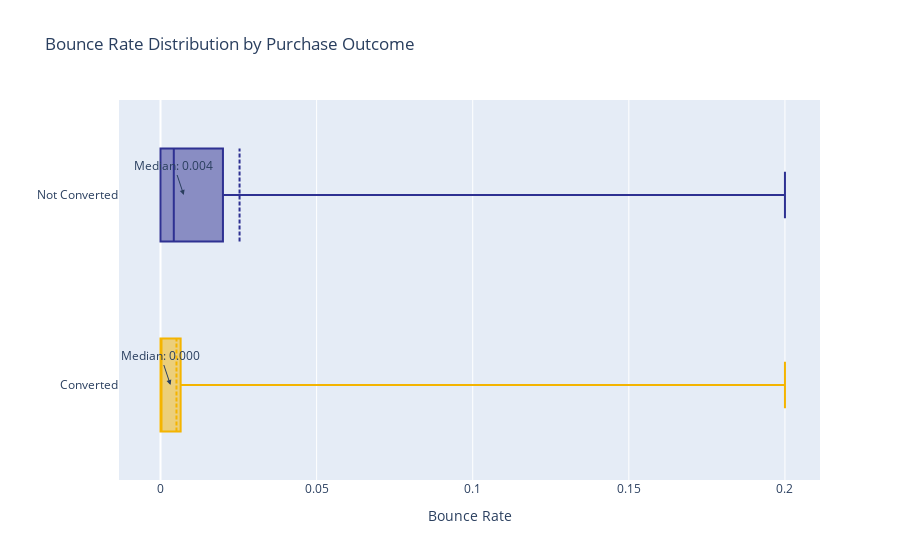

Notebook code for this chart:
### Markdown cell above
### 3. Bounce Rate vs Revenue

### Code cell
BLUE = "#2E3192"
GOLD = "#F4B400"

fig_bounce = px.box(
    df,
    y="Revenue_Label",
    x="bounce_rate",
    color="Revenue_Label",
    title="Bounce Rate Distribution by Purchase Outcome",
    labels={
        "Revenue_Label": " ",
        "bounce_rate": "Bounce Rate"
    },
    color_discrete_map={
        "Not Converted": BLUE,
        "Converted": GOLD
    },
    points=False
)

fig_bounce.update_traces(boxmean=True)

# Calculate medians
medians_bounce = df.groupby("Revenue_Label")["bounce_rate"].median()

# Add median annotations
for group in medians_bounce.index:
    fig_bounce.add_annotation(
        y=group,
        x=medians_bounce[group],
        text=f"Median: {medians_bounce[group]:.3f}",
        showarrow=True,
        arrowhead=2,
        xshift=10
    )

fig_bounce.update_layout(showlegend=False)

fig_bounce.show()

### Figure 1 — Plotly figure (JSON) as saved in the notebook; plotly's stock layout.template omitted (floating-point values rounded to 4 significant figures; data arrays with more than 128 entries replaced by an {"elided": "..."} marker saying what was removed)
{"data": [{"alignmentgroup": "True", "boxmean": true, "boxpoints": false, "hovertemplate": " =%{y}<br>Bounce Rate=%{x}<extra></extra>", "legendgroup": "Not Converted", "marker": {"color": "#2E3192"}, "name": "Not Converted", "notched": false, "offsetgroup": "Not Converted", "orientation": "h", "showlegend": true, "type": "box", "x": {"elided": "10422 float values"}, "x0": " ", "xaxis": "x", "y": {"elided": "10422 str values"}, "y0": " ", "yaxis": "y"}, {"alignmentgroup": "True", "boxmean": true, "boxpoints": false, "hovertemplate": " =%{y}<br>Bounce Rate=%{x}<extra></extra>", "legendgroup": "Converted", "marker": {"color": "#F4B400"}, "name": "Converted", "notched": false, "offsetgroup": "Converted", "orientation": "h", "showlegend": true, "type": "box", "x": {"elided": "1908 float values"}, "x0": " ", "xaxis": "x", "y": {"elided": "1908 str values"}, "y0": " ", "yaxis": "y"}], "layout": {"annotations": [{"arrowhead": 2, "showarrow": true, "text": "Median: 0.000", "x": 0, "xshift": 10, "y": "Converted"}, {"arrowhead": 2, "showarrow": true, "text": "Median: 0.004", "x": 0.004255, "xshift": 10, "y": "Not Converted"}], "boxmode": "overlay", "legend": {"title": {"text": " "}, "tracegroupgap": 0}, "showlegend": false, "title": {"text": "Bounce Rate Distribution by Purchase Outcome"}, "xaxis": {"anchor": "y", "domain": [0, 1], "title": {"text": "Bounce Rate"}}, "yaxis": {"anchor": "x", "categoryarray": ["Converted", "Not Converted"], "categoryorder": "array", "domain": [0, 1], "title": {"text": " "}}}}
